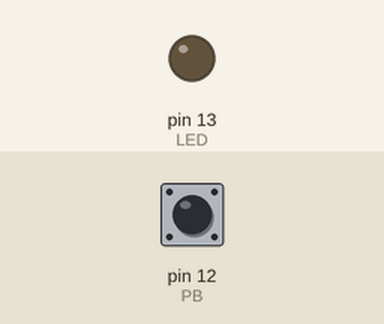
Simulated run of this sketch. Board: Arduino Uno, built with avr-gcc and run on an emulated ATmega328P. On the bench: output pins drawn as LEDs (lit = HIGH). Dashed ring = blinking. The inputs (shaded band) are chosen by the test bench; at power-on: pin 12 (PB) HIGH.

Above: at 1.2 s.
1.3 s: pin 12 (PB) pulled LOW for 0.15 s
At 2.1 s:
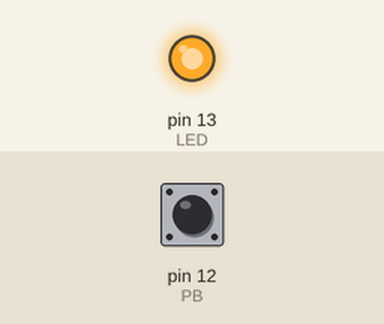
2.9 s: pin 12 (PB) pulled LOW for 1 s
At 3.69 s:
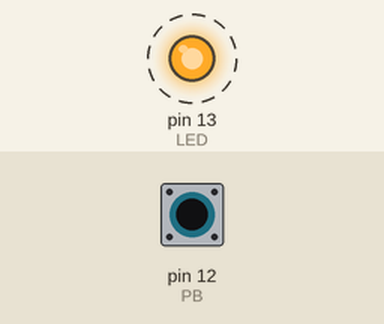
6.4 s: pin 12 (PB) pulled LOW for 3.2 s
At 7.1 s:
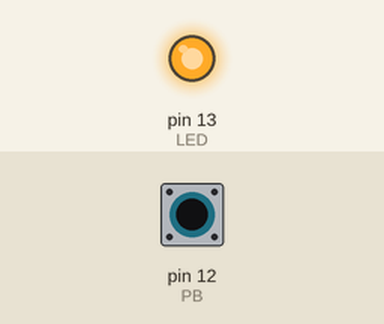
Timing chart, 0 to 9.4 s (numbered marks = the images above; inputs shaded):
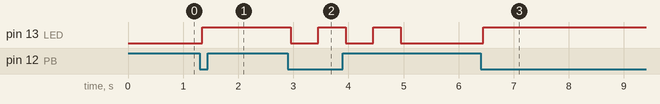

The sketch:

advanced_fsm_table.ino
```cpp
// Lecture 2, slide "Advanced FSM: Transition Table": IDLE / ACTIVE / BLINKING with events PRESSED, KEEPBLINKING, TIMEOUT.
// Non-blocking: the lecture's delay(200) is replaced by the debounce; blinking is 500 ms, timeout 2 s.
const int LED = 13;
const int PB = 12;
const unsigned long TIMEOUT = 2000, BLINK_PERIOD = 500;

enum class Event { PRESSED, KEEPBLINKING, TIMEOUT };
enum class State { IDLE, ACTIVE, BLINKING };
struct Transition { State from; Event event; State to; void (*action)(); };

State currentState = State::IDLE;
unsigned long stateEnteredAt = 0, lastBlink = 0;

void turnOn()        { digitalWrite(LED, HIGH); }
void turnOff()       { digitalWrite(LED, LOW); }
void startBlinking() { stateEnteredAt = millis(); lastBlink = stateEnteredAt; digitalWrite(LED, LOW); }
void blink()         { if (millis() - lastBlink >= BLINK_PERIOD) { lastBlink = millis(); digitalWrite(LED, !digitalRead(LED)); } }

Transition transitions[] = {
  { State::IDLE,     Event::PRESSED,      State::ACTIVE,   &turnOn        },
  { State::ACTIVE,   Event::PRESSED,      State::BLINKING, &startBlinking },
  { State::BLINKING, Event::TIMEOUT,      State::IDLE,     &turnOff       },
  { State::BLINKING, Event::KEEPBLINKING, State::BLINKING, &blink         },
  { State::BLINKING, Event::PRESSED,      State::IDLE,     &turnOff       },
};
const int NB_TRANSITIONS = sizeof(transitions) / sizeof(transitions[0]);

void processEvent(Event event = Event::PRESSED) {
  for (int i = 0; i < NB_TRANSITIONS; i++) {
    if (transitions[i].from == currentState && transitions[i].event == event) {
      transitions[i].action(); currentState = transitions[i].to; return;
    }
  }
  // no row: the event is ignored in this state (e.g. KEEPBLINKING in IDLE)
}

// ---- debounced button: true once per valid press ----
const unsigned long DEBOUNCE_DELAY = 50;
int buttonState = HIGH, lastReading = HIGH;
unsigned long lastDebounceTime = 0;
bool buttonPressed(int pin) {
  int reading = digitalRead(pin);
  bool pressed = false;
  if (reading != lastReading) lastDebounceTime = millis();
  if (millis() - lastDebounceTime > DEBOUNCE_DELAY && reading != buttonState) {
    buttonState = reading;
    if (buttonState == LOW) pressed = true;
  }
  lastReading = reading;
  return pressed;
}

void setup() { pinMode(LED, OUTPUT); pinMode(PB, INPUT_PULLUP); turnOff(); }

void loop() {
  // event generation: the sensors and the clock produce events, the table decides what they mean
  if (buttonPressed(PB)) processEvent(Event::PRESSED);
  if (currentState == State::BLINKING) {
    if (millis() - stateEnteredAt >= TIMEOUT) processEvent(Event::TIMEOUT);
    else processEvent(Event::KEEPBLINKING);
  }
}
```

Measured:
- after the input at 1.3 s, pin 13 (LED): LOW → HIGH after 0.05 s
- after the input at 2.9 s, pin 13 (LED): alternates HIGH for 0.50 s and LOW for 0.50 s, 5 changes in all, then stays LOW, starting after 0.05 s
- after the input at 6.4 s, pin 13 (LED): LOW → HIGH after 0.05 s
